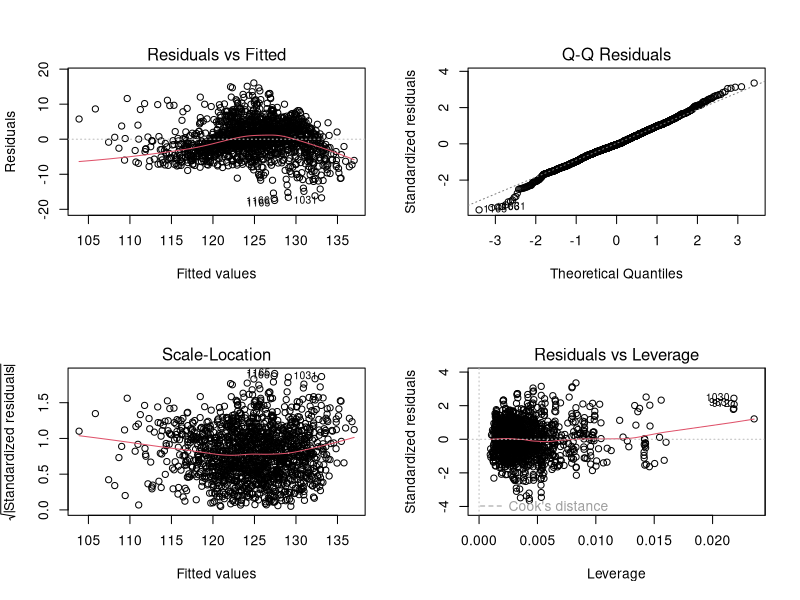
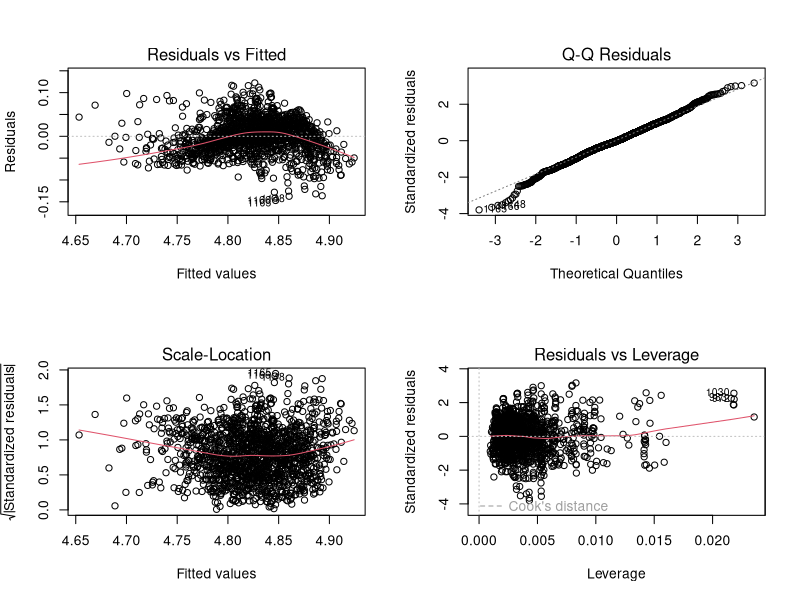

Recreate these plots in R, in order.

#set working directory
path <- "C:\\Users\\I321790\\R_projects\\MachineLearning"
setwd(path)

#load data and check data
mydata <- read.csv("airfoil_self_noise.csv")
str(mydata)

#check missing values
colSums(is.na(mydata))

#check correlation
cor(mydata)

#In R, the base function lm is used for regression.
regmodel <- lm(Sound_pressure_level ~ .,data=mydata)
summary(regmodel)


#set graphic output
par(mfrow=c(2,2))

#create residual plots
plot(regmodel)

# Among all, Residual vs. Fitted value catches my attention. Not exactly though, 
# but I see signs of heteroskedasticity in this data
# we'll build another model with log(y).
regmodel <- update(regmodel,log(Sound_pressure_level) ~.)
summary(regmodel)
plot(regmodel)
